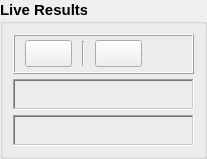
               <widget class="QGroupBox" name="groupBox_14">
                <property name="font">
                 <font>
                  <pointsize>11</pointsize>
                  <weight>75</weight>
                  <bold>true</bold>
                 </font>
                </property>
                <property name="title">
                 <string>Live Results</string>
                </property>
                <layout class="QVBoxLayout" name="verticalLayout_21">
                 <property name="spacing">
                  <number>5</number>
                 </property>
                 <property name="leftMargin">
                  <number>10</number>
                 </property>
                 <property name="topMargin">
                  <number>10</number>
                 </property>
                 <property name="rightMargin">
                  <number>10</number>
                 </property>
                 <property name="bottomMargin">
                  <number>10</number>
                 </property>
                 <item>
                  <widget class="QFrame" name="sett_cam_control_frame_3">
                   <property name="enabled">
                    <bool>true</bool>
                   </property>
                   <property name="minimumSize">
                    <size>
                     <width>0</width>
                     <height>40</height>
                    </size>
                   </property>
                   <property name="maximumSize">
                    <size>
                     <width>16777215</width>
                     <height>40</height>
                    </size>
                   </property>
                   <property name="styleSheet">
                    <string notr="true">QPushButton{
	padding: 5px;
}

QPushButton:hover{
	background: #a3a3a3;
}

QPushButton:pressed {
	background: rgb(0, 0, 0);
}</string>
                   </property>
                   <property name="frameShape">
                    <enum>QFrame::Box</enum>
                   </property>
                   <property name="frameShadow">
                    <enum>QFrame::Raised</enum>
                   </property>
                   <layout class="QHBoxLayout" name="horizontalLayout_54">
                    <property name="spacing">
                     <number>10</number>
                    </property>
                    <property name="leftMargin">
                     <number>10</number>
                    </property>
                    <property name="topMargin">
                     <number>0</number>
                    </property>
                    <property name="rightMargin">
                     <number>10</number>
                    </property>
                    <property name="bottomMargin">
                     <number>0</number>
                    </property>
                    <item>
                     <widget class="QPushButton" name="BTN_laser_detector_connect">
                      <property name="enabled">
                       <bool>true</bool>
                      </property>
                      <property name="minimumSize">
                       <size>
                        <width>0</width>
                        <height>0</height>
                       </size>
                      </property>
                      <property name="maximumSize">
                       <size>
                        <width>16777215</width>
                        <height>16777215</height>
                       </size>
                      </property>
                      <property name="font">
                       <font>
                        <pointsize>10</pointsize>
                        <weight>75</weight>
                        <bold>true</bold>
                       </font>
                      </property>
                      <property name="cursor">
                       <cursorShape>PointingHandCursor</cursorShape>
                      </property>
                      <property name="toolTip">
                       <string>&lt;html&gt;&lt;head/&gt;&lt;body&gt;&lt;p&gt;&lt;span style=&quot; font-size:8pt; font-weight:400;&quot;&gt;Open Cameras&lt;/span&gt;&lt;/p&gt;&lt;/body&gt;&lt;/html&gt;</string>
                      </property>
                      <property name="styleSheet">
                       <string notr="true"/>
                      </property>
                      <property name="text">
                       <string/>
                      </property>
                      <property name="icon">
                       <iconset>
                        <normaloff>images_icon/play-button.png</normaloff>images_icon/play-button.png</iconset>
                      </property>
                      <property name="iconSize">
                       <size>
                        <width>35</width>
                        <height>35</height>
                       </size>
                      </property>
                     </widget>
                    </item>
                    <item>
                     <widget class="Line" name="line_17">
                      <property name="maximumSize">
                       <size>
                        <width>16777215</width>
                        <height>25</height>
                       </size>
                      </property>
                      <property name="orientation">
                       <enum>Qt::Vertical</enum>
                      </property>
                     </widget>
                    </item>
                    <item>
                     <widget class="QPushButton" name="BTN_laser_detector_disconnect">
                      <property name="enabled">
                       <bool>true</bool>
                      </property>
                      <property name="minimumSize">
                       <size>
                        <width>0</width>
                        <height>0</height>
                       </size>
                      </property>
                      <property name="maximumSize">
                       <size>
                        <width>16777215</width>
                        <height>16777215</height>
                       </size>
                      </property>
                      <property name="font">
                       <font>
                        <pointsize>10</pointsize>
                        <weight>75</weight>
                        <bold>true</bold>
                       </font>
                      </property>
                      <property name="cursor">
                       <cursorShape>PointingHandCursor</cursorShape>
                      </property>
                      <property name="toolTip">
                       <string>&lt;html&gt;&lt;head/&gt;&lt;body&gt;&lt;p&gt;&lt;span style=&quot; font-size:8pt; font-weight:400;&quot;&gt;Open Cameras&lt;/span&gt;&lt;/p&gt;&lt;/body&gt;&lt;/html&gt;</string>
                      </property>
                      <property name="styleSheet">
                       <string notr="true"/>
                      </property>
                      <property name="text">
                       <string/>
                      </property>
                      <property name="icon">
                       <iconset>
                        <normaloff>images_icon/stop-button.png</normaloff>images_icon/stop-button.png</iconset>
                      </property>
                      <property name="iconSize">
                       <size>
                        <width>35</width>
                        <height>35</height>
                       </size>
                      </property>
                     </widget>
                    </item>
                    <item>
                     <spacer name="horizontalSpacer_11">
                      <property name="orientation">
                       <enum>Qt::Horizontal</enum>
                      </property>
                      <property name="sizeHint" stdset="0">
                       <size>
                        <width>40</width>
                        <height>20</height>
                       </size>
                      </property>
                     </spacer>
                    </item>
                   </layout>
                  </widget>
                 </item>
                 <item>
                  <widget class="QFrame" name="calib_sett_result_frame">
                   <property name="frameShape">
                    <enum>QFrame::WinPanel</enum>
                   </property>
                   <property name="frameShadow">
                    <enum>QFrame::Sunken</enum>
                   </property>
                   <layout class="QVBoxLayout" name="verticalLayout_24">
                    <property name="spacing">
                     <number>0</number>
                    </property>
                    <property name="leftMargin">
                     <number>5</number>
                    </property>
                    <property name="topMargin">
                     <number>5</number>
                    </property>
                    <property name="rightMargin">
                     <number>5</number>
                    </property>
                    <property name="bottomMargin">
                     <number>5</number>
                    </property>
                    <item>
                     <layout class="QVBoxLayout" name="verticalLayout_25">
                      <item>
                       <widget class="QLabel" name="LBL_area_laser_detected">
                        <property name="text">
                         <string/>
                        </property>
                        <property name="scaledContents">
                         <bool>true</bool>
                        </property>
                       </widget>
                      </item>
                     </layout>
                    </item>
                   </layout>
                  </widget>
                 </item>
                 <item>
                  <widget class="QFrame" name="calib_sett_result_frame_2">
                   <property name="frameShape">
                    <enum>QFrame::WinPanel</enum>
                   </property>
                   <property name="frameShadow">
                    <enum>QFrame::Sunken</enum>
                   </property>
                   <layout class="QVBoxLayout" name="verticalLayout_28">
                    <property name="spacing">
                     <number>0</number>
                    </property>
                    <property name="leftMargin">
                     <number>5</number>
                    </property>
                    <property name="topMargin">
                     <number>5</number>
                    </property>
                    <property name="rightMargin">
                     <number>5</number>
                    </property>
                    <property name="bottomMargin">
                     <number>5</number>
                    </property>
                    <item>
                     <layout class="QVBoxLayout" name="verticalLayout_29">
                      <item>
                       <widget class="QLabel" name="LBL_line_laser_detected">
                        <property name="text">
                         <string/>
                        </property>
                        <property name="scaledContents">
                         <bool>true</bool>
                        </property>
                       </widget>
                      </item>
                     </layout>
                    </item>
                   </layout>
                  </widget>
                 </item>
                </layout>
               </widget>
